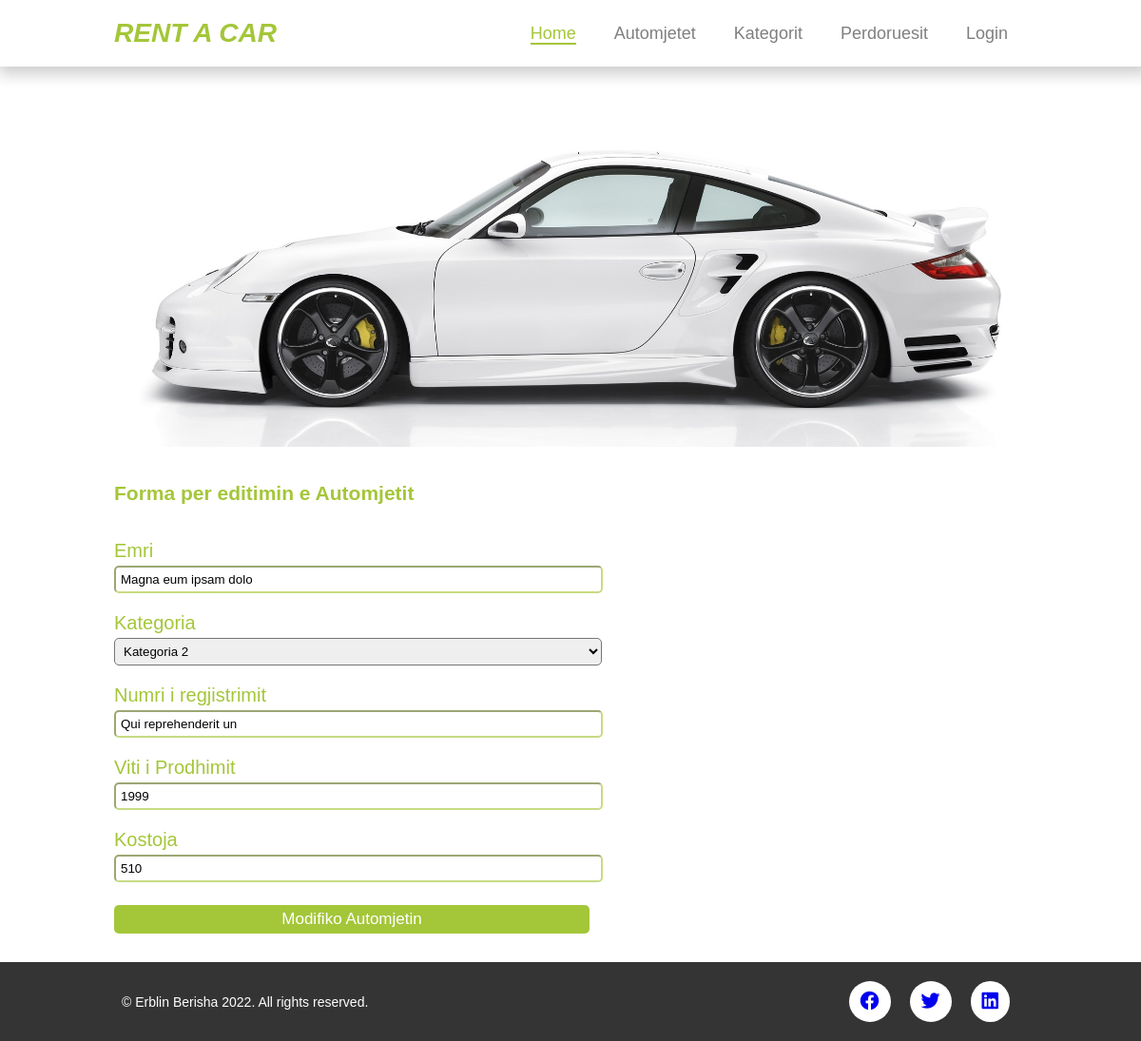
Screenshot of /shto_modifiko_automjete.php?autoid=2 with the database file from the repository.
### tables this page shows
CREATE TABLE `automjetet` (
  `automjetiid` int(11) NOT NULL,
  `kategoriid` int(11) DEFAULT NULL,
  `emri` varchar(50) DEFAULT NULL,
  `nrregjistrimi` varchar(50) DEFAULT NULL,
  `vitiprodhimit` int(6) DEFAULT NULL,
  `cmimi` varchar(50) DEFAULT NULL
);

CREATE TABLE `kategorit` (
  `kategoriid` int(11) NOT NULL,
  `emri` varchar(30) NOT NULL,
  `pershkrimi` varchar(50) NOT NULL
);

### inc/functions.php (called while the page is built, shortened)
<?php
function merrAutomjetId($automjetiid)
{
    global $dbconn;
    $sql = "SELECT a.emri, k.kategoriid, k.pershkrimi, a.nrregjistrimi, a.vitiprodhimit, a.cmimi ";
    $sql .= " FROM automjetet a INNER JOIN kategorit k ON a.kategoriid = k.kategoriid ";
    $sql .= "WHERE automjetiid = $automjetiid";
    $res = mysqli_query($dbconn, $sql);
    return mysqli_fetch_assoc($res);
}
?>

### shto_modifiko_automjete.php (the view, shortened to what this page needs)
<?php
include 'inc/header.php';
    if($_GET['autoid'])
{
    $automjetiid = $_GET['autoid'];
    $automjeti = merrAutomjetId($automjetiid);
    $emri = $automjeti['emri'];
    $kategoriid = $automjeti['kategoriid'];
    $pershkrimi = $automjeti['pershkrimi'];
    $nrregjistrimi = $automjeti['nrregjistrimi'];
    $vitiprodhimit = $automjeti['vitiprodhimit'];
    $cmimi = $automjeti['cmimi'];
}
?>
<section class="section-shto-modifiko container">
    <div class="image">
        <img src="img/car8.jpg" alt="">
    </div>
    <div class="forma">
        <br>
        <br>
        <?php
            if(!isset($_GET['autoid']))
            {
                echo  "<h1>Forma per shtimin e Automjetit</h1>";
            }
            else
            {
                echo "<h1>Forma per editimin e Automjetit</h1>";
            }
        ?>
        <br>
        <form action="#" method="post">
            <div class="inputAndLabels">
                <label for="emri">Emri</label> <br>
                <input type="text" id="emri" name="emri"
                value="<?php if(!empty($emri)) echo "$emri"?>">
            </div>
            <div class="inputAndLabels">
                <label for="kategoriid">Kategoria</label> <br>
                <select id="kategoriid" name="kategoriid">
                    <?php
                     if(!isset($_GET['autoid']))
                     {
                        echo "<option value=''>Kategoria</option>";
                        $kategori = merrKategori();
                        while ($kategorit = mysqli_fetch_assoc($kategori))
                        {
                            $kategoriid=$kategorit['kategoriid'];
                            $pershkrimi=$kategorit['pershkrimi'];
                            echo "<option value='{$kategoriid}'>$pershkrimi</option>";
                        }
                     }
                    else
                    {
                        echo "<option value='{$kategoriid}'>$pershkrimi</option>";
                    }
                    ?>
                </select>
            </div>
            <div class="inputAndLabels">
                <label for="nrRegjistrimit">Numri i regjistrimit</label> <br>
                <input type="text" id="nrregjistrimi" name="nrregjistrimi"
                value="<?php if(!empty($nrregjistrimi)) echo "$nrregjistrimi" ?>">
            </div>
            <div class="inputAndLabels">
                <label for="pershkrimi">Viti i Prodhimit</label> <br>
                <input type="number" min="1900" max="2023" step="1" id="vitiprodhimit" name="vitiprodhimit"
                value="<?php if(!empty($vitiprodhimit)) echo "$vitiprodhimit" ?>">
            </div>
            <div class="inputAndLabels">
                <label for="kostoja">Kostoja</label> <br>
                <input type="number" id="cmimi" name="cmimi"
                value="<?php if(!empty($cmimi)) echo "$cmimi"?>">
            </div>
            <div class="inputAndLabels">
                <div class="butonat">
                    <?php
                        if(!isset($_GET['autoid'])){
                            echo "<input id='shtokategori' type='submit'
                            name='shtoAutomjet' class='shtoModifiko' value='Shto Automjetin'>";
                        }
                        else{
                            echo "<input id='modifikokategori' type='submit'
                            name='modifikoAutomjet' class='shtoModifiko' value='Modifiko Automjetin'>";
                        }
                    ?>
                </div>
            </div>
        </form>
    </div>
</section>
<?php include 'inc/footer.php'; ?>

### style.css (style rules this page uses)
* { margin: 0; padding: 0; }
html, body { font-size: 15px; font-family: sans-serif; margin: 0; padding: 0; }
.container { width: 80%; margin: 0 auto; }
.list-entity, .section-shto-modifiko { margin-top: 50px!important; margin: 10px auto; display: flex; flex-direction: column; justify-content: center; align-items: center; }
.image img { width: 1000px; height: 350px; object-fit: cover; }
.image { position: relative; z-index: 5; }
.forma { width: 100%; margin: 0 auto; }
.forma h1 { font-size: 21px; color: #a5c639; margin-bottom: 20px; }
.forma input, .forma textarea { width: 500px; padding: 5px; margin-top: 4px; border-radius: 5px; outline: none; border-color: #a5c6399f; }
.forma input, .forma textarea { caret-color: black; }
select { width: 513px; padding: 5px; margin-top: 4px; border-radius: 5px; outline: none; }
.forma label { color: #a4c639; font-size: 20px; }
.forma .inputAndLabels { margin-bottom: 20px; }
.shtoModifiko { text-decoration: none; border: none; padding: 10px; background: #a4c639; color: white; font-size: 17px; cursor: pointer; border-radius: 5px; transition: all 0.4s ease; }

### rows the page displays
automjetet: emri "Magna eum ipsam dolo", kategoriid "Kategoria 2", nrregjistrimi "Qui reprehenderit un", vitiprodhimit "1999", cmimi "510"
